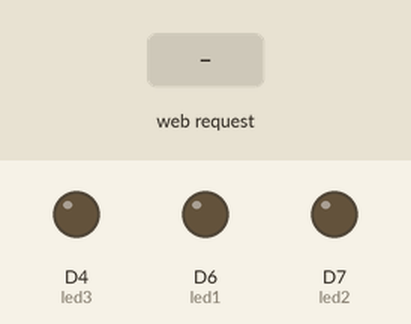
Simulated run of this program. Board: ESP8266 (NodeMCU). On the bench: output pins drawn as LEDs (lit = HIGH). The inputs (shaded band) are chosen by the test bench. WiFi joins after 1.5 s; servers stay silent unless stated; what the program prints to the serial monitor is not drawn.

Above: at 2.7 s.
2.8 s: HTTP request GET /LED1ON received
At 3.6 s:
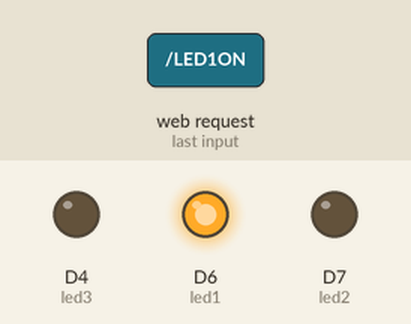
4.3 s: HTTP request GET /LED2ON received
At 4.7 s:
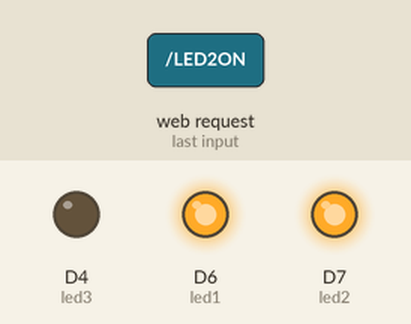
5.8 s: HTTP request GET /LED1OFF received
At 7.0 s:
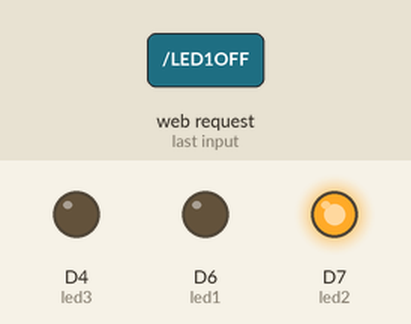
7.3 s: HTTP request GET /LED3OFF received
At 8.2 s:
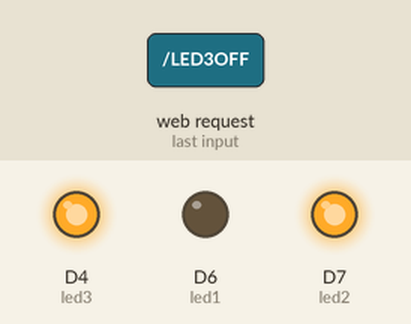
8.8 s: HTTP request GET /LED2OFF received
At 9.3 s:
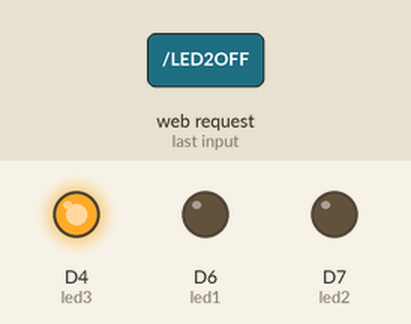
10.3 s: HTTP request GET /LED3ON received
At 11.7 s:
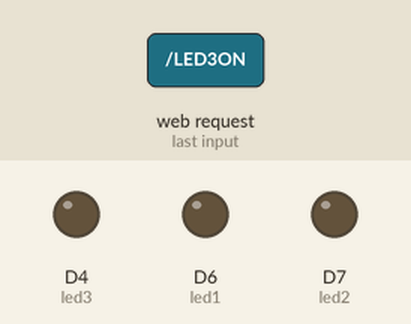
Timing chart, 0 to 12.8 s (numbered marks = the images above; inputs shaded):
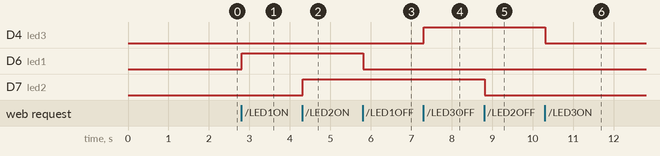

The program:

main.cpp
```cpp
#include <Arduino.h>
#include <ESPAsyncWebServer.h>
#include <ESP8266Wifi.h>

// const char *ap_ssid = "Internet Cepat Buat Apa";
// const char *ap_password = "qwedsazxc";

const char *sta_ssid = "Internet cepat buat apa";
const char *sta_password = "321qwedsa";

AsyncWebServer server(80);
String webpage;

int led1 = D6;
int led2 = D7;
int led3 = LED_BUILTIN;

int myFunction(int, int);

void setup()
{

  pinMode(led1, OUTPUT);
  pinMode(led2, OUTPUT);
  pinMode(led3, OUTPUT);

  Serial.begin(9600);
  delay(10);

  // setting mode access point
  // Serial.println("Configuring access point...");
  // WiFi.mode(WIFI_AP);
  // WiFi.softAP(ap_ssid, ap_password);
  // Serial.print("Wifi: ");
  // Serial.println(ap_ssid);
  // Serial.print("IP address: ");
  // Serial.println(WiFi.softAPIP());

  // setting mode station
  Serial.print("Connecting to ");
  Serial.println(sta_ssid);

  WiFi.mode(WIFI_STA);
  WiFi.begin(sta_ssid, sta_password);

  while (WiFi.status() != WL_CONNECTED)
  {
    delay(300);
    Serial.print(".");
  }

  Serial.println("");
  Serial.println("WiFi connected");
  Serial.print("IP address: ");
  Serial.println(WiFi.localIP());

  // Isi dari Webpage -------------------------------------------------------
  webpage += "<h1> Web Control ESP8266</h1>";
  webpage += "<p>LED 1: ";
  webpage += "<a href=\"LED1ON\"\"><button>ON</button></a><a href=\"LED1OFF\"\"><button>OFF</button></a></p><br>";
  webpage += "<p>LED 2: ";
  webpage += "<a href=\"LED2ON\"\"><button>ON</button></a><a href=\"LED2OFF\"\"><button>OFF</button></a></p><br>";
  webpage += "<p>LED 3: ";
  webpage += "<a href=\"LED3ON\"\"><button>ON</button></a><a href=\"LED3OFF\"\"><button>OFF</button></a></p>";

  server.on("/", HTTP_GET, [](AsyncWebServerRequest *request)
            { request->send(200, "text/html", webpage); });

  server.on("/LED1ON", HTTP_GET, [](AsyncWebServerRequest *request)
            {
    digitalWrite(led1, HIGH);
    request->send(200, "text/html", webpage); });

  server.on("/LED2ON", HTTP_GET, [](AsyncWebServerRequest *request)
            {
    digitalWrite(led2, HIGH);
    request->send(200, "text/html", webpage); });

  server.on("/LED3ON", HTTP_GET, [](AsyncWebServerRequest *request)
            {
    digitalWrite(led3, LOW);
    request->send(200, "text/html", webpage); });

  server.on("/LED1OFF", HTTP_GET, [](AsyncWebServerRequest *request)
            {
    digitalWrite(led1, LOW);
    request->send(200, "text/html", webpage); });

  server.on("/LED2OFF", HTTP_GET, [](AsyncWebServerRequest *request)
            {
    digitalWrite(led2, LOW);
    request->send(200, "text/html", webpage); });

  server.on("/LED3OFF", HTTP_GET, [](AsyncWebServerRequest *request)
            {
    digitalWrite(led3, HIGH);
    request->send(200, "text/html", webpage); });

  server.begin();
}

void loop()
{
}

int myFunction(int x, int y)
{
  return x + y;
}
```

Measured:
- after the input at 2.8 s, D6 (led1): LOW → HIGH at once
- after the input at 4.3 s, D7 (led2): LOW → HIGH at once
- after the input at 5.8 s, D6 (led1): HIGH → LOW at once
- after the input at 7.3 s, D4 (led3): LOW → HIGH at once
- after the input at 8.8 s, D7 (led2): HIGH → LOW at once
- after the input at 10.3 s, D4 (led3): HIGH → LOW at once
